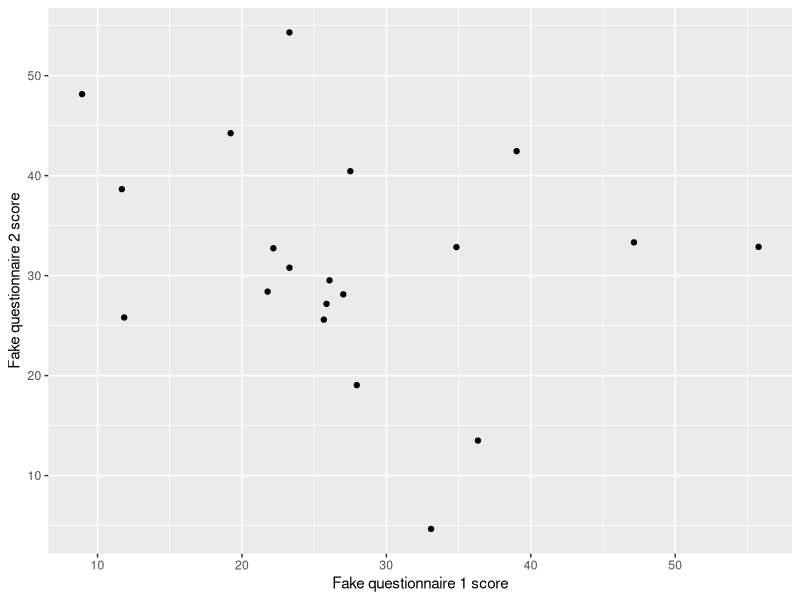
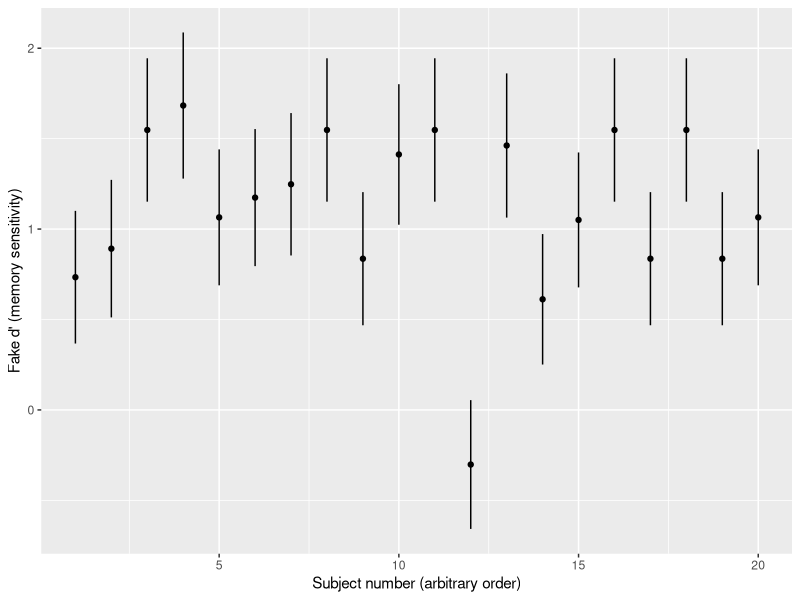

The R source for these figures, in order:
## ---- chunk 1
knitr::opts_chunk$set(echo = TRUE)
require(tidyverse)
require(broom)
## ---- chunk 2
# 20 fake subjects, 50 fake trials per subject

# Will simulate the person-level variables FIRST,
# then expand to simulate the trial-level variables
raw <- tibble(id = 1L:20L,
              age = sample(18L:35L, size = 20, replace = TRUE),
              # assuming binary gender for the purposes of this simulation
              gender = sample(c("male", "female"), size = 20, replace = TRUE)) %>%
  # simulating some "questionnaire" scores; person-level
  mutate(q_1 = rnorm(n = n(), mean = 30, sd = 10),
              q_2 = rnorm(n = n(), mean = 30, sd = 10),
              q_3 = rnorm(n = n(), mean = 30, sd = 10)) %>%
  # slice() subsets rows by position; you can use it to repeat rows by repeating position indices
  slice(rep(1:n(), each = 50)) %>%
  # We'll get to this in a bit--this causes every "group"
  # aka every set of rows with the same value for "id", to behave as an independent df
  group_by(id) %>%
  # I just want to have a column for "trial order", I like those in my task data
  mutate(trial_num = 1:n(),
         # Each subject sees half OLD and half NEW trials in this recognition memory task
         is_old = rep(0L:1L, times = n()/2),
         # I'm shuffling the order of "old" and "new" trials in my fake memory task
         is_old = sample(is_old),
         # This will generate binary "old"/"new" responses corresponding roughly to a d' of 1
         # yep, everyone has the same d' today
         response = if_else(is_old == 1,
                            rbinom(n = n(), size = 1, prob = 0.7),
                            rbinom(n = n(), size = 1, prob = 0.3)),
         rt = rnorm(n = n(), mean = 3, sd = 1.5)) %>%
  ungroup()
## ---- chunk 3
mylist <- list(1,
               "one",
               c(1, 11, 111))

mylist
## ---- chunk 4
mylist[1]
## ---- chunk 5
mylist[2:3]
## ---- chunk 6
typeof(mylist[2:3])
## ---- chunk 7
mylist[[2]]
## ---- chunk 8
mylist[[3]]
## ---- chunk 9
typeof(mylist[[3]])
## ---- chunk 10
mylist <- list(first = 1,
               second = "one",
               third = c(1, 11, 111))

mylist
## ---- chunk 11
mylist["first"]
## ---- chunk 12
mylist[c("second", "third")]
## ---- chunk 13
mylist[["first"]]
## ---- chunk 14
mylist$third
## ---- chunk 15
starwars
## ---- chunk 16
starwars %>%
  select(name, films, vehicles, starships)
## ---- chunk 17
# These should be Luke's starships that he piloted at some point in the series
# since we saw earlier that he's the first row of the df
starwars$starships[1]
## ---- chunk 18
starwars$starships[[1]]
## ---- chunk 19
# This is good when you don't necessarily know the row number of what you're looking for
starwars$starships[starwars$name == "Han Solo"]
## ---- chunk 20
starwars$starships[starwars$name == "Han Solo"][[1]]
## ---- chunk 21
starwars_by_species_home <- starwars %>%
  group_by(species, homeworld) %>%
  nest(.key = "characters")

starwars_by_species_home
## ---- chunk 22
starwars_by_species_home$characters[[1]]
## ---- chunk 23
starwars_by_species_home %>%
  unnest(characters)
## ---- chunk 24
raw %>%
  mutate(rt_msec = 1000 * rt)
## ---- chunk 25
my_list <- list(rnorm(20),
                rnorm(20, mean = 1),
                rnorm(20, mean = 2))

map(my_list, ~mean(.))
## ---- chunk 26
nested <- raw %>%
  # gotta group by all the subject-level variables explicitly
  group_by(id, age, gender, q_1, q_2, q_3) %>%
  # then I'll rename the column that will contain the trialwise data
  nest(.key = "trials")
## ---- chunk 27
nested
## ---- chunk 28
nested$trials[[1]]
## ---- chunk 29
nested %>%
  mutate(rt_median = map_dbl(trials, ~median(.$rt)))
## ---- chunk 30
nested_summarized <- nested %>%
  mutate(summaries = map(trials,
                         ~.x %>%
                           # First, will group trials by actually old vs actually new
                           group_by(is_old) %>%
                           # Here, because both hits and FAs involve responding "old",
                           # we can calculate the SAME proportion for the two trial groups
                           summarize(rate_choose_old = mean(response)) %>%
                           # now, the summarized data is in semi-long form,
                           # with one row for the hits group and one row for the FAs group
                           # we will want these to be in different columns, so we will spread() them
                           # but first let's recode the grouping column
                           # because these values will become the new spread colnames
                           # and here we'll "rename" them before spreading
                           mutate(is_old = recode(is_old,
                                                  `0` = "rate_fa",
                                                  `1` = "rate_hit")) %>%
                           # now we will spread
                           spread(is_old, rate_choose_old)))
## ---- chunk 31
nested_summarized$summaries[[1]]
## ---- chunk 32
nested_summarized %>%
  unnest(summaries, .preserve = "trials")
## ---- chunk 33
nested_with_models <- nested %>%
  mutate(models = map(trials, ~glm(response ~ is_old, family = binomial(link = "probit"), data = .)))

nested_with_models
## ---- chunk 34
summary(nested_with_models$models[[1]])
## ---- chunk 35
nested_with_models <- nested %>%
  mutate(models = map(trials, ~glm(response ~ is_old, family = binomial(link = "probit"), data = .)),
         coefs = map(models, ~tidy(.)))

nested_with_models
## ---- chunk 36
nested_with_models$coefs[[1]]
## ---- chunk 37
nested_with_models %>%
  mutate(dprime = map_dbl(coefs, ~.$estimate[.$term == "is_old"]))
## ---- chunk 38
nested_with_models %>%
  unnest(coefs, .preserve = "trials")
## ---- chunk 39
nested_with_models %>%
  ggplot(aes(x = q_1, y = q_2)) +
  geom_point() +
  labs(x = "Fake questionnaire 1 score", y = "Fake questionnaire 2 score")
## ---- chunk 40
nested_with_models %>%
  # unnest the coefs column to get it into the main df
  # DON'T need to .preserve anything, since this data is only going into the plot
  unnest(coefs) %>%
  # I only want to plot the estimate values for the term is_old, which is the d' term
  filter(term == "is_old") %>%
  ggplot(aes(x = id, y = estimate)) +
  geom_errorbar(aes(ymin = estimate - std.error, ymax = estimate + std.error), width = 0) +
  geom_point() +
  labs(x = "Subject number (arbitrary order)", y = "Fake d' (memory sensitivity)")
